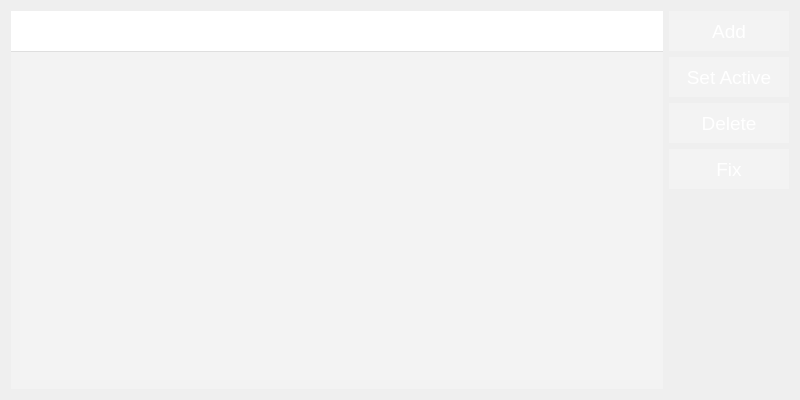
<?xml version="1.0" encoding="UTF-8"?>
<ui version="4.0">
 <class>ProfileTab</class>
 <widget class="QWidget" name="ProfileTab">
  <property name="geometry">
   <rect>
    <x>0</x>
    <y>0</y>
    <width>800</width>
    <height>400</height>
   </rect>
  </property>
  <property name="windowTitle">
   <string notr="true">Form</string>
  </property>
  <layout class="QHBoxLayout" name="horizontalLayout">
   <item>
    <widget class="QTableView" name="profiles_tableView">
     <property name="font">
      <font>
       <pointsize>11</pointsize>
      </font>
     </property>
     <property name="styleSheet">
      <string notr="true">QTableView {
    color: rgb(255, 255, 255);
	background-color: rgba(255, 255, 255, 63);
	alternate-background-color: rgba(191, 191, 191, 63);
    selection-color: rgb(0, 0, 0);
	selection-background-color: rgba(255, 255, 255, 191);
	border: none;
}

QHeaderView {
	color: rgba(0, 0, 0, 255);
	background-color: rgba(255, 255, 255, 255);
    border: 1px;
	min-height: 40px;
	border-bottom: 1px solid rgba(191, 191, 191, 127);
}

</string>
     </property>
     <property name="editTriggers">
      <set>QAbstractItemView::NoEditTriggers</set>
     </property>
     <property name="selectionMode">
      <enum>QAbstractItemView::SingleSelection</enum>
     </property>
     <property name="selectionBehavior">
      <enum>QAbstractItemView::SelectRows</enum>
     </property>
     <property name="showGrid">
      <bool>false</bool>
     </property>
     <property name="sortingEnabled">
      <bool>true</bool>
     </property>
     <attribute name="horizontalHeaderHighlightSections">
      <bool>false</bool>
     </attribute>
     <attribute name="verticalHeaderVisible">
      <bool>false</bool>
     </attribute>
    </widget>
   </item>
   <item>
    <layout class="QVBoxLayout" name="verticalLayout">
     <item>
      <widget class="QPushButton" name="addProfile_pb">
       <property name="sizePolicy">
        <sizepolicy hsizetype="Fixed" vsizetype="Fixed">
         <horstretch>0</horstretch>
         <verstretch>0</verstretch>
        </sizepolicy>
       </property>
       <property name="minimumSize">
        <size>
         <width>120</width>
         <height>40</height>
        </size>
       </property>
       <property name="font">
        <font>
         <pointsize>14</pointsize>
         <weight>50</weight>
         <bold>false</bold>
        </font>
       </property>
       <property name="styleSheet">
        <string notr="true">QPushButton{
	color: rgb(255, 255, 255);
	border: 0px;
	background-color: rgba(255, 255, 255, 63);
}
QPushButton:hover{
	background-color: rgba(255, 255, 255, 79);
}
QPushButton:disabled{
	color: rgb(63, 63, 63);
	background-color: rgba(127, 127, 127, 191);
}</string>
       </property>
       <property name="text">
        <string>Add</string>
       </property>
      </widget>
     </item>
     <item>
      <widget class="QPushButton" name="setProfileActive_pb">
       <property name="sizePolicy">
        <sizepolicy hsizetype="Fixed" vsizetype="Fixed">
         <horstretch>0</horstretch>
         <verstretch>0</verstretch>
        </sizepolicy>
       </property>
       <property name="minimumSize">
        <size>
         <width>120</width>
         <height>40</height>
        </size>
       </property>
       <property name="font">
        <font>
         <pointsize>14</pointsize>
         <weight>50</weight>
         <bold>false</bold>
        </font>
       </property>
       <property name="styleSheet">
        <string notr="true">QPushButton{
	color: rgb(255, 255, 255);
	border: 0px;
	background-color: rgba(255, 255, 255, 63);
}
QPushButton:hover{
	background-color: rgba(255, 255, 255, 79);
}
QPushButton:disabled{
	color: rgb(63, 63, 63);
	background-color: rgba(127, 127, 127, 191);
}</string>
       </property>
       <property name="text">
        <string>Set Active</string>
       </property>
      </widget>
     </item>
     <item>
      <widget class="QPushButton" name="deleteProfile_pb">
       <property name="minimumSize">
        <size>
         <width>0</width>
         <height>40</height>
        </size>
       </property>
       <property name="font">
        <font>
         <pointsize>14</pointsize>
         <weight>50</weight>
         <bold>false</bold>
        </font>
       </property>
       <property name="styleSheet">
        <string notr="true">QPushButton{
	color: rgb(255, 255, 255);
	border: 0px;
	background-color: rgba(255, 255, 255, 63);
}
QPushButton:hover{
	background-color: rgba(255, 255, 255, 79);
}
QPushButton:disabled{
	color: rgb(63, 63, 63);
	background-color: rgba(127, 127, 127, 191);
}</string>
       </property>
       <property name="text">
        <string>Delete</string>
       </property>
      </widget>
     </item>
     <item>
      <widget class="QPushButton" name="fixProfile_pb">
       <property name="sizePolicy">
        <sizepolicy hsizetype="Preferred" vsizetype="Fixed">
         <horstretch>0</horstretch>
         <verstretch>0</verstretch>
        </sizepolicy>
       </property>
       <property name="minimumSize">
        <size>
         <width>0</width>
         <height>40</height>
        </size>
       </property>
       <property name="font">
        <font>
         <pointsize>14</pointsize>
         <weight>50</weight>
         <bold>false</bold>
        </font>
       </property>
       <property name="styleSheet">
        <string notr="true">QPushButton{
	color: rgb(255, 255, 255);
	border: 0px;
	background-color: rgba(255, 255, 255, 63);
}
QPushButton:hover{
	background-color: rgba(255, 255, 255, 79);
}
QPushButton:disabled{
	color: rgb(63, 63, 63);
	background-color: rgba(127, 127, 127, 191);
}</string>
       </property>
       <property name="text">
        <string>Fix</string>
       </property>
      </widget>
     </item>
     <item>
      <spacer name="verticalSpacer">
       <property name="orientation">
        <enum>Qt::Vertical</enum>
       </property>
       <property name="sizeHint" stdset="0">
        <size>
         <width>20</width>
         <height>40</height>
        </size>
       </property>
      </spacer>
     </item>
    </layout>
   </item>
  </layout>
 </widget>
 <resources/>
 <connections/>
</ui>
